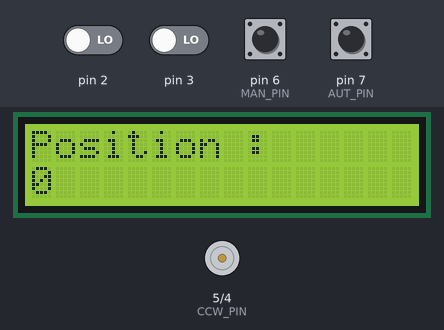
Simulated run of this sketch. Board: Arduino Uno, built with avr-gcc and run on an emulated ATmega328P. Parts: 16×2 character LCD, motor-driver pin pairs drawn as motors (green arrow = first pin HIGH = forward, orange = second pin HIGH = backward, longer = more drive). Inputs (shaded band) come from the test bench; at power-on: pin 6 (MAN_PIN), pin 7 (AUT_PIN) HIGH, pin 2, pin 3 LOW.

Above: at 1.2 s.
1.3 s: pin 6 (MAN_PIN) pulled LOW for 0.15 s
At 1.37 s:
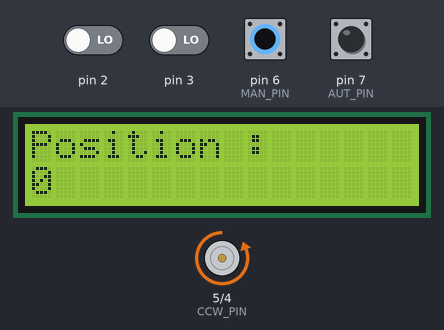
2.9 s: pin 7 (AUT_PIN) pulled LOW for 0.15 s
At 2.97 s:
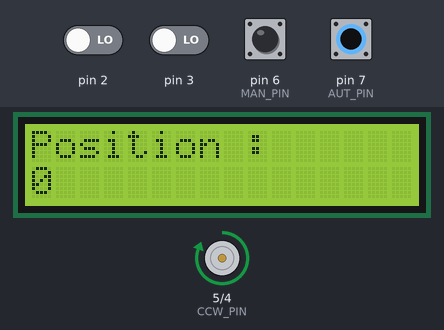
4.5 s: pin 2 driven HIGH
At 5.1 s:
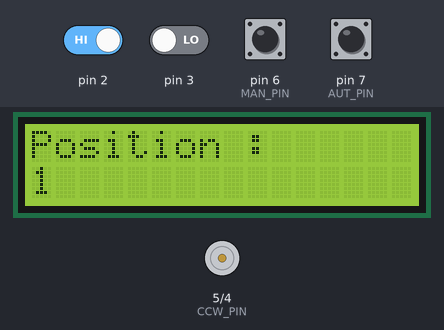
6.0 s: pin 6 (MAN_PIN) pulled LOW for 1 s
At 6.8 s:
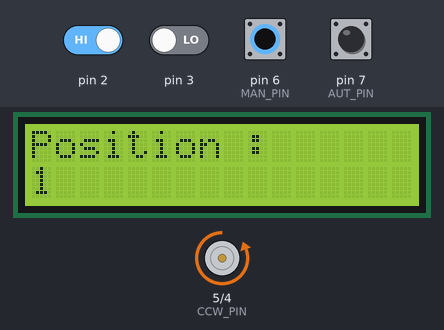
8.5 s: pin 7 (AUT_PIN) pulled LOW for 1 s
At 9.0 s:
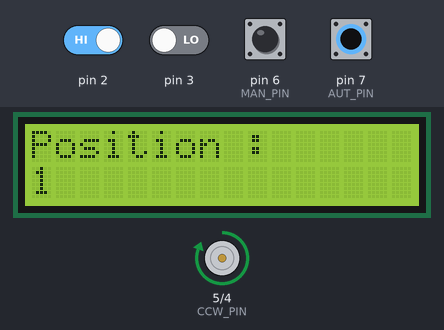
Timing chart, 0 to 11.5 s (numbered marks = the images above; inputs shaded):
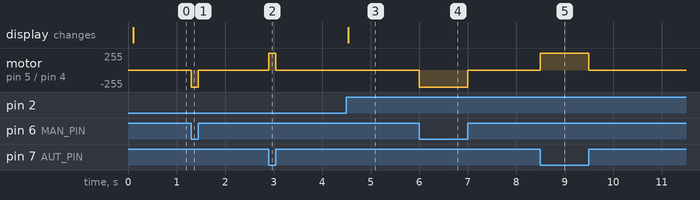

Measured:
- after the input at 1.3 s, motor on pin 5 (CCW_PIN) / pin 4 (CW_PIN): stopped → backward 255/255 at once, → stopped 0.15 s later
- after the input at 2.9 s, motor on pin 5 (CCW_PIN) / pin 4 (CW_PIN): stopped → forward 255/255 at once, → stopped 0.15 s later
- after the input at 4.5 s, the display: changes at once (image 3)
- after the input at 6.0 s, motor on pin 5 (CCW_PIN) / pin 4 (CW_PIN): stopped → backward 255/255 at once, → stopped 1.0 s later
- after the input at 8.5 s, motor on pin 5 (CCW_PIN) / pin 4 (CW_PIN): stopped → forward 255/255 at once, → stopped 1.0 s later

The sketch:

003-MotorEncoder.ino
```cpp
#include <Wire.h>
#include "LiquidCrystal_I2C.h"
#include "MotorValve.h"

// Define pin
#define ENC_A 2
#define ENC_B 3
#define CW_PIN 4
#define CCW_PIN 5
#define MAN_PIN 6
#define AUT_PIN 7


// Milis
unsigned long updateInterval = 100 ;
unsigned long savedMillis ;

LiquidCrystal_I2C lcd(0x27,16,2);
MotorValve motor(CW_PIN , CCW_PIN , ENC_A , ENC_B);
void setup()
{
    Serial.begin(9600);
    lcd.begin();
    lcd.backlight();
    lcd.setCursor(0,0);
    lcd.print("Position : ");

    pinMode(MAN_PIN , INPUT_PULLUP);
    pinMode(AUT_PIN , INPUT_PULLUP);

    // pin initialize
    motor.init();
    motor.setClosePosition(0);
    motor.setOpenPosition(50);

}

void loop()
{
    if (!digitalRead(MAN_PIN)) motor.start(false);
    else if (!digitalRead(AUT_PIN)) motor.start(true);
    else motor.stop();

    if ((millis() - savedMillis) > updateInterval)
    {
        updateDisplay();
        savedMillis = millis();
    }


}
void updateDisplay()
{
    lcd.setCursor(0,1);
    lcd.print("     ");
    lcd.setCursor(0,1);
    lcd.print(motor.currentPosition);
}
```

MotorValve.cpp
```cpp
#include "arduino.h"
#include "MotorValve.h"

MotorValve::MotorValve(int cw_pin , int ccw_pin , int enca_pin , int encb_pin)
{
    cwPin = cw_pin;
    ccwPin = ccw_pin;
    encaPin = encaPin;
    encbPin = encb_pin;
}

// Instance pointer
MotorValve * MotorValve::instance0;

void MotorValve::init()
{
    // pin initialize
    pinMode(cwPin , OUTPUT);
    pinMode(ccwPin , OUTPUT);
    pinMode(encaPin , INPUT);
    pinMode(encbPin , INPUT);

    attachInterrupt(encaPin , ISR_readEncoder , RISING);
    instance0 = this;
}


void MotorValve::setClosePosition(int pos)
{
    openPosition = pos;
}

void MotorValve::setOpenPosition(int pos)
{
    closedPosition = pos;
}

void MotorValve::start(bool ccw)
{
    if (ccw)
    {
        digitalWrite(ccwPin , HIGH);
        digitalWrite(cwPin , LOW);
    }
    else
    {
        digitalWrite(ccwPin , LOW);
        digitalWrite(cwPin , HIGH);
    }

}

void MotorValve::stop()
{
    digitalWrite(cwPin , LOW);
    digitalWrite(ccwPin , LOW);
    posRequested = false;

}

void MotorValve::goToPosition(int pos)
{
    targetPosition = pos ;
    if (targetPosition < currentPosition) start(true);
    else if (targetPosition > currentPosition) start(false);
    posRequested = true;

}

void MotorValve::open()
{
    goToPosition(openPosition);
}

void MotorValve::close()
{
    goToPosition(closedPosition);
}

void MotorValve::setZeroPosition()
{
    currentPosition = 0;
}

void MotorValve::ISR_readEncoder()
{
    instance0->handleInterrupt();
}

// Read encoder
void MotorValve::handleInterrupt()
{
    if (digitalRead(encbPin))
    {
        currentPosition--;
        if (posRequested && (currentPosition <= targetPosition)) stop();
    }
    else
    {
        currentPosition++;
        if (posRequested && (currentPosition >= targetPosition)) stop();
    }
}
```

MotorValve.h
```cpp
#ifndef MotorValve_h
#define MotorValve_h

#include "arduino.h"

class MotorValve
{
    public :
        MotorValve(int cw_pin , int ccw_pin , int enca_pin , int encb_pin );
        void init();
        void setOpenPosition(int openPos);
        void setClosePosition(int closePos);
        void setZeroPosition();
        void start(bool ccw);
        void goToPosition(int pos);
        void open();
        void close();
        void stop();

        volatile int currentPosition ;

    private :
        // Interrupt Handler variable
        static void ISR_readEncoder();
        void handleInterrupt();
        static MotorValve *instance0 ;

        // Motor pin
        int cwPin, ccwPin, encbPin, encaPin;

        // Motor Position
        int targetPosition ;

        // Set point value
        bool posRequested ;
        bool autoPos ;
        int openPosition ;
        int closedPosition;
};

#endif
```
